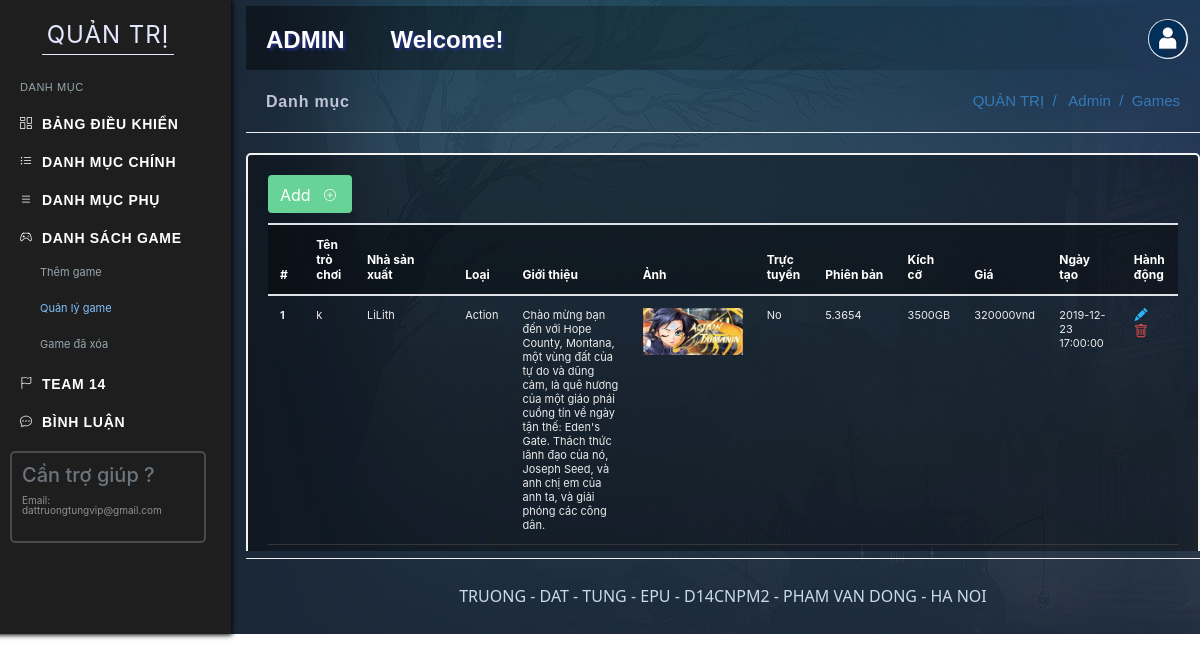
Page /webgame/admin/manage-games.php on the committed database.
### tables this page shows
CREATE TABLE `games` (
  `id` int(10) NOT NULL,
  `name` varchar(50) NOT NULL,
  `developer` varchar(200) NOT NULL,
  `IdCategory` int(10) NOT NULL,
  `intro` varchar(500) NOT NULL,
  `version` varchar(10) NOT NULL,
  `price` int(20) NOT NULL,
  `size` int(20) NOT NULL,
  `date` timestamp NOT NULL DEFAULT current_timestamp() ON UPDATE current_timestamp(),
  `image` varchar(200) NOT NULL,
  `internet` varchar(10) NOT NULL,
  `is_Active` int(10) NOT NULL
);

CREATE TABLE `category` (
  `IdCategory` int(10) NOT NULL,
  `CategoryName` varchar(255) NOT NULL,
  `Description` varchar(255) NOT NULL,
  `PostingDate` timestamp NOT NULL DEFAULT current_timestamp() ON UPDATE current_timestamp(),
  `UpdationDate` datetime NOT NULL,
  `is_Active` int(1) NOT NULL
);

### webgame/admin/manage-games.php (the view, shortened to what this page needs)
<?php include('includes/config.php');?>
<!DOCTYPE html>
<html lang="en">
    <head>
        <link rel="stylesheet" href="https://maxcdn.bootstrapcdn.com/bootstrap/4.0.0/css/bootstrap.min.css">
        <link rel="stylesheet" href="css/style-dashboard.css">
</head>
<body >
    <div class="wrapper" id="header-d">
        <div class="row">
            <?php include('includes/left-dashb.php');?>
            <div  id="noidung">
                <?php include('includes/top-dashb.php');?>
                <div class="divBox">
                    <div class="divTitle">
                        <div class="txtTitle">Danh mục</div>
                        <div class="txtLink"><span>QUẢN TRỊ&nbsp;</span> / <span>&nbsp; Admin&nbsp;  </span> /&nbsp; Games </div>
                    </div>
                    <div class="insideBox">
                        <div class="table-responsive">
                        <a href="add-category.php" ><button class="btn btn-success" style="margin-bottom: 10px;background-color:#67d396;border:none;">Add&nbsp;&nbsp;</button></a>
                            <table class="table m-0 table-colored-bordered table-bordered-primary">
                                <thead>
                                    <tr style="color: white;">
                                        <th>#</th>
                                        <th>Tên trò chơi</th>
                                        <th>Nhà sản xuất</th>
                                        <th>Loại</th>
                                        <th>Giới thiệu</th>
                                        <th>Ảnh</th>
                                        <th>Trực tuyến</th>
                                        <th>Phiên bản</th>
                                        <th>Kích cỡ</th>
                                        <th>Giá</th>
                                        <th>Ngày tạo</th>
                                        <th>Hành động</th>
                                    </tr>
                                </thead>
                                <tbody>
                                <?php
                                $query=mysqli_query($con,"Select * from games g join category c on g.IdCategory = c.IdCategory where g.is_Active=1;");
                                $stt=1;
                                while($row=mysqli_fetch_array($query))
                                {
                                ?>
                                <tr>
                                    <th scope="row"><?php echo htmlentities($stt);?></th>
                                    <td><?php echo htmlentities($row['name']);?></td>
                                    <td><?php echo htmlentities($row['developer']);?></td>
                                    <td><?php echo htmlentities($row['CategoryName']);?></td>
                                    <td><?php echo htmlentities($row['intro']);?></td>
                                    <td><img class="intro-img" src="./../images/<?php echo htmlentities($row['image']);?>" alt=""></td>
                                    <td><?php echo htmlentities($row['internet']);?></td>
                                    <td><?php echo htmlentities($row['version']);?></td>
                                    <td><?php echo htmlentities($row['size']);?>GB</td>
                                    <td><?php echo htmlentities($row['price']);?>vnd</td>
                                    <td><?php echo htmlentities($row['date']);?></td>
                                    <td><a href="edit-game.php?cid=<?php echo htmlentities($row['id']);?>">
                                    <a href="manage-game.php?rid=<?php echo htmlentities($row['id']);?>&&action=del"></a> </td>
                                </tr>
                                <?php
                                $stt++;
                                } ?>
                                </tbody>
                            </table>
                        </div>
                    </div>
                </div>
                <footer>TRUONG - DAT - TUNG - EPU - D14CNPM2 - PHAM VAN DONG - HA NOI</footer>
            </div>
        </div>
    </div>
</body>
</html>

### webgame/admin/includes/left-dashb.php (shortened to what this page needs)
<div class="left-bar" id="leftBar" >
<div>
    <div class = "title-dash">
        <span>QUẢN TRỊ</span>
    </div>
    <div id="sidebar-menu">
        <ul>
            <li class="menu-title">DANH MỤC</li>
            <li class="has-sub"><span><a href="dashboard.php">BẢNG ĐIỀU KHIỂN</a></span></li>
            <li class="has-sub" data-toggle="collapse" href="#collapseExample" role="button" aria-expanded="false" aria-controls="collapseExample"><span>DANH MỤC CHÍNH</span></li>
            <li class="has-sub" data-toggle="collapse" href="#sub-collapseExample" role="button" aria-expanded="false" aria-controls="collapseExample"><span>DANH MỤC PHỤ</span></li>
            <li class="has-sub" data-toggle="collapse" href="#game" role="button" aria-expanded="false" aria-controls="collapseExample"><span>DANH SÁCH GAME</span></li>
            <li class="collapse" id="game">
                <ul>
                    <li><a class="doimauchu-1" href="add-game.php">Thêm game</a></li>
                    <li><a class="doimauchu-2" href="manage-games.php">Quản lý game</a></li>
                    <li>Game đã xóa</li>
                </ul>
            </li>
            <li class="has-sub" data-toggle="collapse" href="#page" role="button" aria-expanded="false" aria-controls="collapseExample"><span>TEAM 14</span></li>
            <li class="has-sub" data-toggle="collapse" href="#Comments" role="button" aria-expanded="false" aria-controls="collapseExample"><span>BÌNH LUẬN</span></li>
            <li >
                <div class="help-box">
                    <h5 class="text-muted m-t-0">Cần trợ giúp ?</h5>
                    <p class=""><span class="text-custom">Email:</span> <br/> dattruongtungvip@gmail.com</p>
                </div>
            </li>
        </ul>
    </div>
</div>
</div>

### webgame/admin/includes/top-dashb.php (shortened to what this page needs)
<div class="header-dash">
    <div>ADMIN</div>
    <marquee direction='up' scrollamount='1.5' behavior='slide' id="bien-mat">Welcome!</marquee>
    <ul>
        <li>
            <div id="logoAdmin" data-toggle="collapse" href="#admin" role="button" aria-expanded="false" aria-controls="collapseExample">
                <img src="images/usericon.png" alt="user-img" class="rounded-circle">
            </div>
        </li>
    </ul>
</div>

### webgame/admin/css/style-dashboard.css (style rules this page uses)
tbody { color: #ebebeb; }
.table-responsive>.table>tbody>tr>th { border-bottom: 1px solid #4c4c4c94; }
.table-responsive>.table>tbody>tr>td { border-bottom: 1px solid #4c4c4c94; }
thead>tr { background-color: #00000061; }
table>thead { border-top: 2px solid #dee2e6; }
li>a { color: #98a6ad; }
span>a { color: white; }
.header-dash { height: 70px; }
.left-bar { height: 634px; width: 20%; max-height: 634px; overflow-x:hidden; overflow-y: auto; background-color: #1e1e1e; box-shadow: 1px 1px 5px black; z-index: 1; padding-right: 15px; padding-left: 15px; }
#noidung { background-image: url('./../images/banner-04.jpg'); width: 80%; padding-left: 15px; padding-right: 15px; }
.title-dash { color: #e5e7ff; font-size: 24px; font-family:unset; letter-spacing: 1px; line-height: 70px; text-align: center; }
.title-dash>span { padding: 5px; border-bottom: 1px solid; }
.menu-title { padding: 12px 20px !important; letter-spacing: .05em; pointer-events: none; cursor: default; font-size: 11px; text-transform: uppercase; color: #98a6ad; font-family: 'Hind Madurai', sans-serif; }
#sidebar-menu { border: 0; font-weight: normal; line-height: 1; list-style: none; margin: 0; padding: 0; position: relative; text-decoration: none; }
#sidebar-menu>ul { border: 0; font-weight: normal; line-height: 1; list-style: none; margin: 0; padding: 0; position: relative; text-decoration: none; }
#sidebar-menu>ul>li>ul { border: 0; font-weight: normal; line-height: 1; list-style: none; margin: 0; color: #98a6ad; text-decoration: none; }
#sidebar-menu>ul>li>ul>li { font-size: 11px; width: 200px; height: 36px; padding-top: 10px; cursor: pointer; }
.has-sub { width: 107.5%; padding: 12px 20px; letter-spacing: .05em; font-size: 14px; font-weight: bold; text-transform: uppercase; cursor: pointer; color: #ffffff; font-family: 'Hind Madurai', sans-serif; }
.has-sub::before { background-color: #343a40; }
.has-sub::after { background-color: #141414; }
.has-sub>span { margin-left: 10px; }
.help-box { color: rgba(255, 255, 255, 0.5); padding: 10px; margin: 10px; border: 2px solid rgba(255, 255, 255, 0.2); border-radius: 5px; font-size: 10px; }
footer { text-align: center; font-family: 'Segoe UI', Tahoma, Geneva, Verdana, sans-serif; color: #c9dbe9; padding-top: 25px; border-top: 1px solid #eee; }
.header-dash { width: 100%; height: 64px; margin-top: 6px; margin-right: 7px; background-image: linear-gradient(90deg, #00000073, transparent); cursor: pointer; padding-top: 6px; }
.header-dash>div { font-size: x-large; font-family: Arial, Helvetica, sans-serif ; font-weight: bold; width: 100px; margin-top: 10px; margin-left: 20px; display: inline-block; color: #ffffff; text-shadow: 2px 2px 3px #23308b; }
.header-dash>ul { float: right; list-style-type: none; }
.divBox { width: 100%; height: 77%; }
.divTitle { width: 100%; height: 63px; padding: 20px; border-bottom: 1px solid #eee; }
.txtTitle { letter-spacing: .05em; font-size: 16px; font-weight: bold; color: #bfc3d7; font-family: 'Hind Madurai', sans-serif; display: inline-block; }
.txtLink { font-family: 'Varela Round', sans-serif; list-style: none; color: #337ab7; text-decoration: none; display: inline-block; float: right; box-sizing: border-box; font-size: 15px; }
.txtLink>span { cursor: pointer; }
.insideBox { width: 100%; max-height: 418.17px; height: 100%; overflow-x: hidden; overflow-y: auto; }
.insideBox>div { background-color: #01010263; margin-top: 20px; padding: 20px; border: 2px solid #f3f3f3; border-radius: 5px; }

### webgame/admin/manage-games.php (style rules this page uses)
#game { display: block; }
#game>ul>li>.doimauchu-2 { color: #7fc1fc; }
.intro-img { width: 100px; }
thead { font-size: 12px; }
tbody { font-size: 11px; }

### webgame/admin/includes/top-dashb.php (style rules this page uses)
#logoAdmin { width: 40px; height: 40px; float: right; margin: 7px; margin-right: 12px; }
#logoAdmin>img { width: 100%; }

### rows in the picture
games: name "k", developer "LiLith", IdCategory.CategoryName "Action", intro "Chào mừng bạn đến với Hope County, Montana, một vùng đất của tự do và dũng cảm, là quê hương của một giáo phái cuồng tín về ngày tận thế: Eden's Gate. Thách thức lãnh đạo của nó, Joseph Seed, và anh chị em của anh ta, và giải phóng các công dân.", image (picture), internet "No", version "5.3654", size "3500", price "320000", date "2019-12-23 17:00:00"
